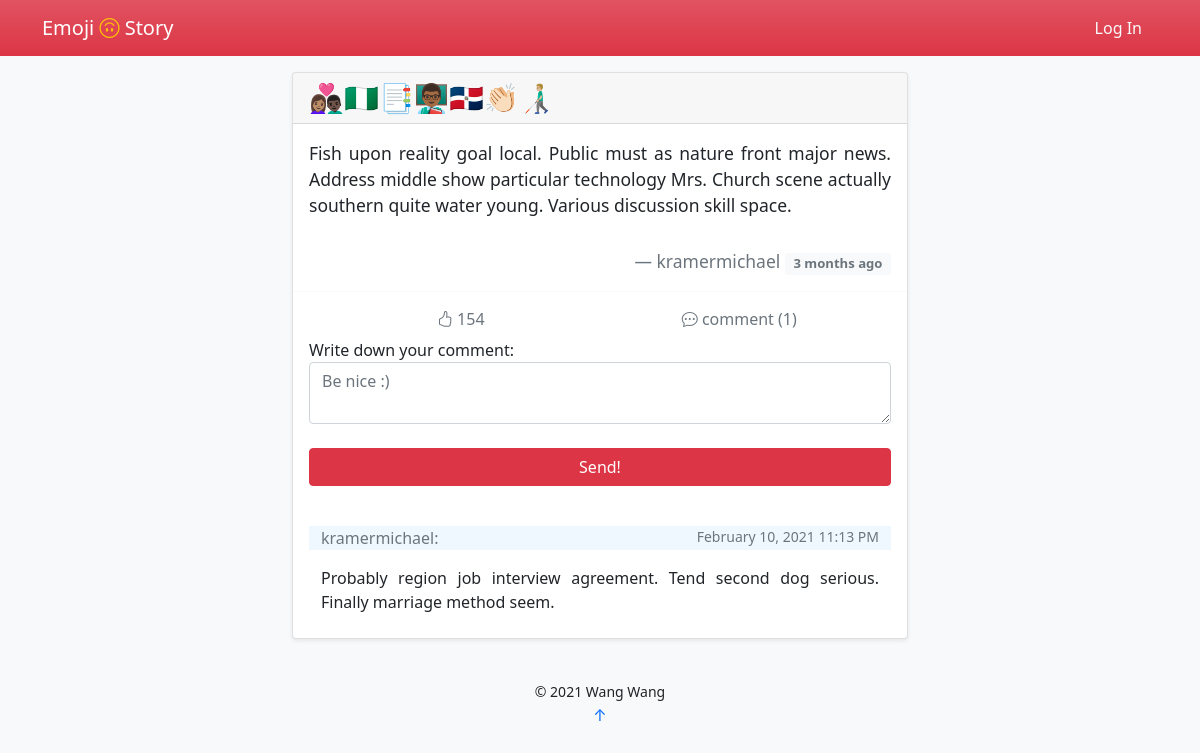
The app's page /post/13, older data.
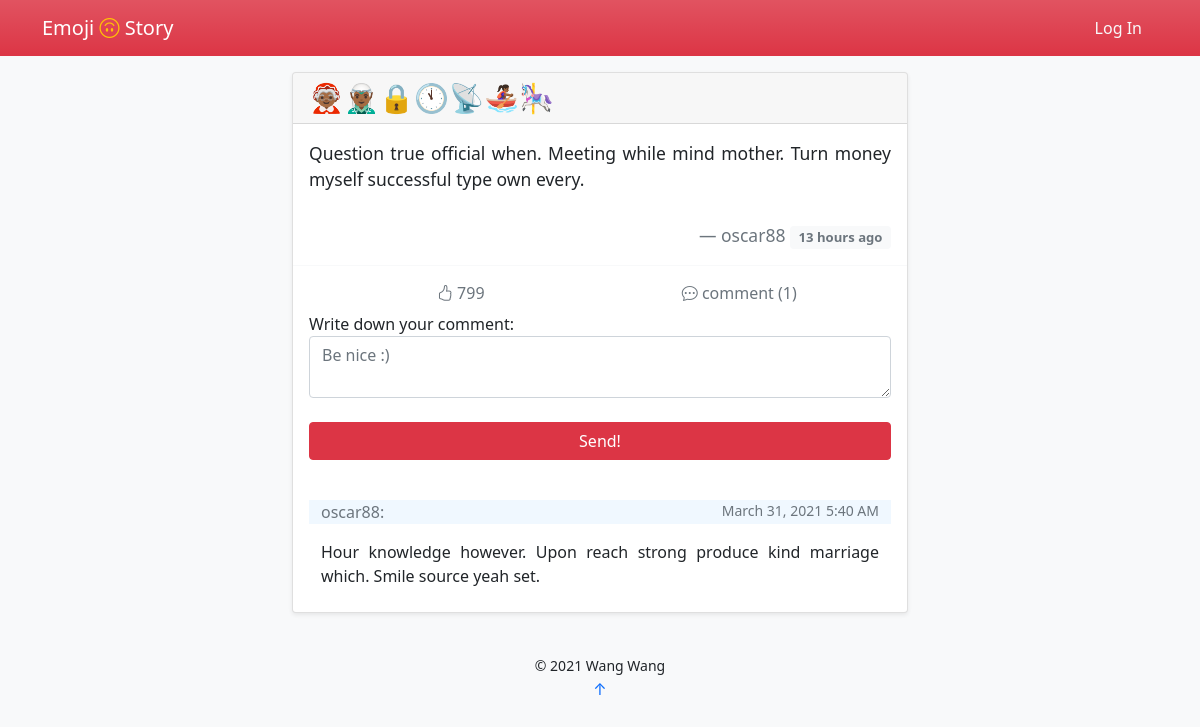
The same page, newer data.
### emoji_story/models.py (models this page shows)
class Post(db.Model):
    id = db.Column(db.Integer, primary_key=True)
    emoji = db.Column(db.String)
    name = db.Column(db.String)
    story = db.Column(db.Text)
    time = db.Column(db.DateTime, default=datetime.utcnow, index=True)
    delete = db.Column(db.Boolean, default=False)
    like = db.Column(db.Integer, default=0)
    author_id = db.Column(db.Integer, db.ForeignKey('author.id'))
    user = db.relationship('Author', back_populates='post')
    comment = db.relationship('Comment')

class Comment(db.Model):
    id = db.Column(db.Integer, primary_key=True)
    body = db.Column(db.Text)
    time = db.Column(db.DateTime, default=datetime.utcnow, index=True)
    author_name = db.Column(db.Integer, db.ForeignKey('author.username'))
    post_id = db.Column(db.Integer, db.ForeignKey('post.id'))

### emoji_story/blueprints/main_page.py (the view, shortened to what this page needs)
@main_page_bp.route('/post/<int:post_id>', methods=['GET', 'POST'])
def post(post_id):
    post = Post.query.get(post_id)
    form = CommentForm()
    if current_user.is_authenticated:
        like_list = json.loads(Author.query.get(current_user.get_id()).like)['like_post']
    else:
        like_list = []
    return render_template('post.html', post=post, like_list=like_list, form=form)

### emoji_story/forms.py
class CommentForm(FlaskForm):
    body = TextAreaField('Write down your comment:',
                         validators=[DataRequired(),
                                     Length(1, 500, message="Your commnet should be 1-500 letters.")],
                         render_kw={'placeholder': "Be nice :)"})
    submit = SubmitField('Send')

### emoji_story/templates/post.html (shortened to what this page needs)
{% extends 'base.html' %}
{% block content %}
    <blockquote>
        <blockquote class="card shadow-sm">
            <div class="card-header text-left h3">
                {{ post.emoji|safe }}
            </div>
            <div class="card-body">
                <blockquote class="blockquote mb-0">
                    <p class="small" style="text-align: justify">{{ post.story }}</p>
                    <br>
                    <footer class="small blockquote-footer text-end">{{ post.name }}
                        <small class="badge text-muted bg-light align-middle">
                            {{ moment(post.time).fromNow(refresh=True) }}
                        </small>
                    </footer>
                </blockquote>
            </div>
            <div class="card-footer bg-transparent border-light">
                <div class="btn-group container-fluid" id={{ post.id }} role="group" aria-label="Interaction">
                    <form type="button" onclick="likePost(this)" class="btn bg-transparent text-muted col-4">
                        {% if post.id not in like_list %}
                            <i class="bi bi-hand-thumbs-up"></i>
                        {% else %}
                            <i class="bi bi-hand-thumbs-up-fill text-danger"></i>
                        {% endif %}
                        <text> {{ post.like }}</text>
                    </form>
                    <button type="button" onclick="location.reload()" class="btn text-secondary col-4">
                        <i class="bi bi-chat-dots"></i> comment ({{ post.comment|length }})
                    </button>
                </div>
                <form method="post">
                    <div class="form-group">
                        {{ form.body.label }}<br>
                        {{ form.body(class='form-control', oninput='autosave()') }}
                    </div>
                    <br>
                    <div class="row">
                        {% if current_user.is_authenticated %}
                            <div class="col d-grid">
                                {{ form.submit(class='btn btn-danger') }}
                            </div>
                        {% else %}
                            <div class=" col d-grid">
                                <button type="button" class=" btn btn-danger" data-bs-toggle="modal"
                                        data-bs-target="#exampleModal">
                                    Send!
                                </button>
                            </div>
                        {% endif %}
                    </div>
                    <br>
                </form>
                {% if post.comment|length ==0 %}
                    <div class="container-fluid">
                        <p class="small text-muted text-center">No comment yet. Why not be the first one to comment?</p>
                    </div>
                {% else %}
                    <div class="container-fluid mt-3">
                        {% for _comment in post.comment|sort(attribute='time', reverse=True) %}
                            <div class="row">
                                <p class="col text-secondary"
                                   style="background-color: aliceblue">{{ _comment.author_name }}:</p>
                                <p class="small text-secondary col text-end"
                                   style="background-color: aliceblue">{{ moment(_comment.time).format('LL LT') }}</p>
                            </div>
                            <div class="row">
                                <p class="col" style="text-align: justify">{{ _comment.body }}</p>
                            </div>
                        {% endfor %}
                    </div>
                {% endif %}
            </div>
        </blockquote>
    </blockquote>
{% endblock %}

### emoji_story/templates/base.html (shortened to what this page needs)
<!DOCTYPE html>
<html lang="en">
<head>
    {% block head %}
        <link href="https://cdn.jsdelivr.net/npm/bootstrap@5.0.0-beta2/dist/css/bootstrap.min.css" rel="stylesheet"
>
        <link rel="stylesheet" href="https://cdn.jsdelivr.net/npm/bootstrap-icons@1.4.0/font/bootstrap-icons.css">
    {% endblock head %}
</head>
<body class="bg-light">
<bar>
    <nav class="navbar navbar-expand bg-danger bg-gradient mb-3">
        <div class="container">
            <a class="navbar-brand text-white" href={{ url_for('main_page.index') }}>Emoji <i
                    class="bi bi-emoji-smile-upside-down text-warning"></i> Story</a>
            {% block bar %}
                {% if current_user.is_authenticated %}
                    <div class="nav-item dropdown">
                    <a class="nav-link dropdown-toggle text-light" href="#" id="navbarDropdownMenuLink"
                       role="button"
                       data-bs-toggle="dropdown" aria-expanded="false">
                        {{ current_user.username }}</a>
                    <ul class="dropdown-menu dropdown-menu-end" aria-labelledby="navbarDropdownMenuLink">
                        <li><a class="dropdown-item" href={{ url_for('user.home') }}>My Stories</a></li>
                        <li>
                            <hr class="dropdown-divider">
                        </li>
                        <li><a class="dropdown-item" href="{{ url_for('user.settings') }}">Settings</a></li>
                        <li>
                            <hr class="dropdown-divider">
                        </li>
                        <li><a class="dropdown-item" href={{ url_for('user.logout') }}>Log Out</a></li>
                    </ul>
                {% else %}
                    <a class="nav-link text-light" href={{ url_for('user.login') }}>Log In</a>
                {% endif %}
            {% endblock bar %}
            </div>
    </nav>
</bar>
<main class="container-fluid" style="max-width: 640px">
    {% block content %}
    {% endblock content %}
    <footer class="text-center">
        <br>
        {% block footer %}
            <small> &copy; 2021 <a>Wang Wang</a></small>
            <p><a id="bottom" href="#" title="Go Top">&uarr;</a></p>
        {% endblock footer %}
    </footer>
</main>
</body>
</html>

### emoji_story/templates/base.html (style rules this page uses)
form[type='button'] { -webkit-appearance: none; -moz-appearance: none; appearance: none; }
a { text-decoration: none; }

Row changes from the older to the newer data that the page shows:
removed Comment: author_name "kramermichael", time "February 10, 2021 11:13 PM", body "Probably region job interview agreement. Tend second dog serious. Finally marriage method seem."
changed Post: emoji "👩🏽‍❤️‍👨🏿🇳🇬📑👨🏾‍🏫🇩🇴👏🏻👨🏼‍🦯" → "🤶🏾🧝🏾‍♂️🔒🕚📡🚣🏾‍♀️🎠"; story "Fish upon reality goal local. Public must as nature front major news. Address middle show particular technology Mrs. Church scene actually southern quite water young. Various discussion skill space." → "Question true official when. Meeting while mind mother. Turn money myself successful type own every."; name "kramermichael" → "oscar88"; time "3 months ago" → "13 hours ago"; like "154" → "799"
added Comment: author_name "oscar88", time "March 31, 2021 5:40 AM", body "Hour knowledge however. Upon reach strong produce kind marriage which. Smile source yeah set."
